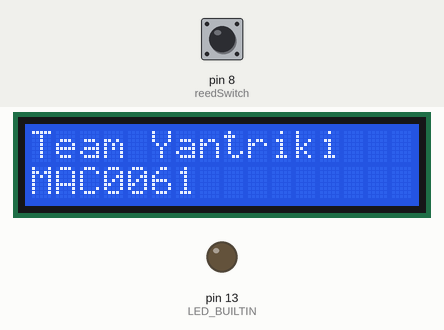
Simulated run of this sketch. Board: Arduino Uno, built with avr-gcc and run on an emulated ATmega328P. On the bench: 16×2 character LCD, output pins drawn as LEDs (lit = HIGH). Inputs (shaded band) come from the test bench; at power-on: pin 8 (reedSwitch) LOW. Pins used as bus, display or sensor lines are not drawn; what the sketch prints to the serial monitor is not drawn.

Above: at 3.2 s.
3.3 s: pin 8 (reedSwitch) pulled HIGH for 0.15 s
At 4.5 s:
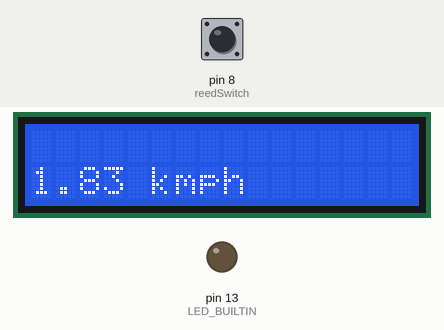
4.9 s: pin 8 (reedSwitch) pulled HIGH for 1 s
At 5.8 s:
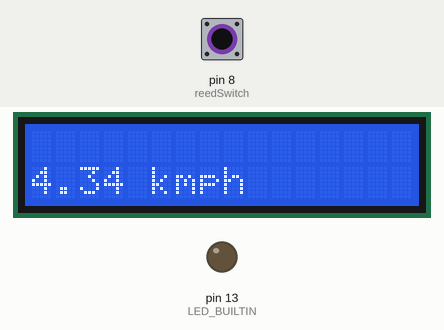
7.4 s: pin 8 (reedSwitch) pulled HIGH for 0.15 s
At 7.7 s:
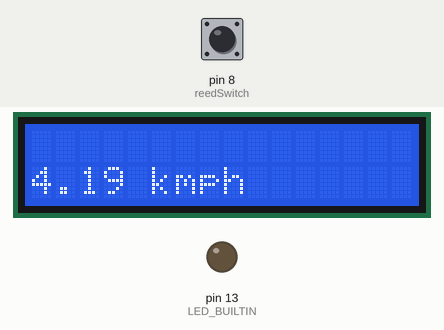
9.0 s: pin 8 (reedSwitch) pulled HIGH for 1 s
At 10.1 s:
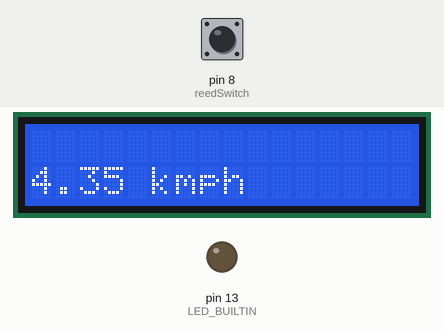
Timing chart, 0 to 12.0 s (numbered marks = the images above; inputs shaded):
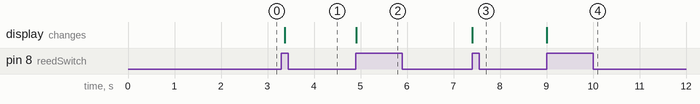

Measured:
- after the input at 3.3 s, the display: changes after 0.07 s (image 1)
- after the input at 4.9 s, the display: changes at once (image 2)
- after the input at 7.4 s, the display: changes at once (image 3)
- after the input at 9.0 s, the display: changes at once (image 4)

The sketch:

Speedometer.ino
```cpp
#include <LiquidCrystal.h>

const int reedSwitch = 8;
int flag = 0;

int Contrast = 100;
LiquidCrystal lcd(7, 6, 2, 3, 4, 5);

//Changing variables
int lastState = LOW;
int currentState;
unsigned long pressedTime = 0;
unsigned long releasedTime = 0;

//Calculating variables
float circ = 65.973; //inches
float speedi; //inches/sec
float speedm; //kmph... speedm = 0.0914 speedi


void setup() {
  analogWrite(6, Contrast);
  lcd.begin(16,2);
  lcd.setCursor(0,0);
  lcd.print("Team Yantriki");

  lcd.setCursor(0,1);
  lcd.print("MAC0061");
  delay(2000);

  Serial.begin(9600);
  pinMode(reedSwitch, INPUT);


  //led blink program
  pinMode(LED_BUILTIN, OUTPUT);

}

void loop() {
  currentState = digitalRead(reedSwitch);

  if(lastState == LOW && currentState == HIGH){
    pressedTime = millis();
  } else if(lastState == HIGH && currentState == LOW){
    releasedTime = millis();
  }

  long pressDuration = releasedTime - pressedTime;

  speedm = -(circ*91.44)/pressDuration;

  if(pressDuration < 0){
    if(flag == 0){
      Serial.println(speedm);
      lcd.begin(16,2);
      lcd.setCursor(0,1);
      lcd.print(speedm);
      lcd.print(" kmph");
      lcd.print("                 ");
      flag = 1;
    } else if(flag == 1){
      Serial.println(speedm);
      lcd.setCursor(0,1);
      lcd.print(speedm);
      lcd.print(" kmph");
      lcd.print("                 ");
      flag = 0;
    }
  }


  lastState = currentState;

}
```
